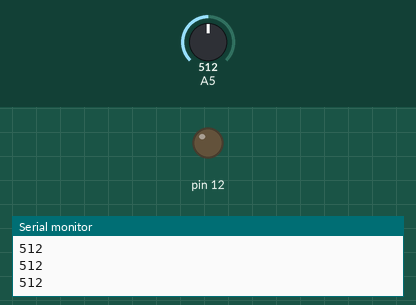
Bench run of a sketch on a simulated Arduino Uno, built with avr-gcc and run on an emulated ATmega328P. On the bench: output pins drawn as LEDs (lit = HIGH), the last lines printed to the serial monitor. Inputs (shaded band) come from the test bench; at power-on: A5 = 512.

Above: at 1.2 s.
1.3 s: A5 set to 524
At 2.5 s:
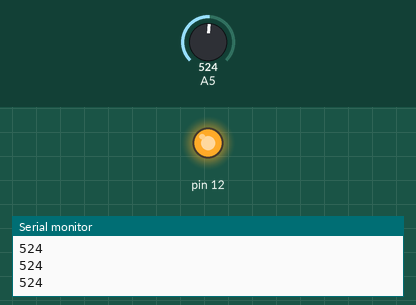
2.8 s: A5 set to 511
At 4.0 s:
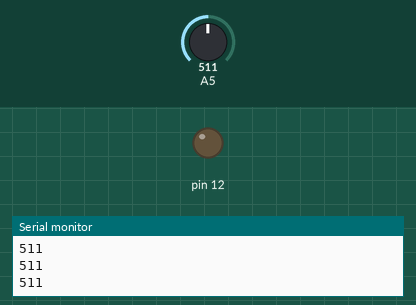
4.3 s: A5 set to 716
At 5.1 s:
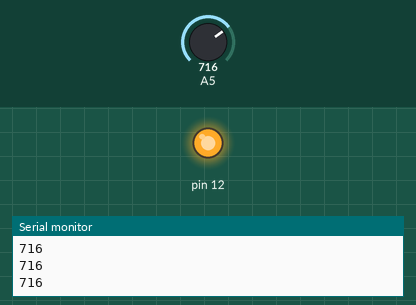
Timing chart, 0 to 7.3 s (numbered marks = the images above; inputs shaded):
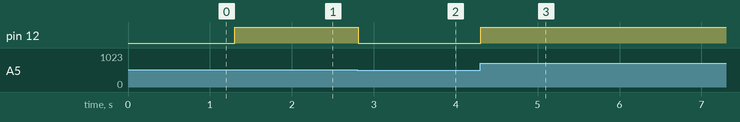

Measured:
- the behaviour switches between 513 and 514 on A5 (found by bisection; images 0 and 1)
- after the input at 1.3 s, pin 12: LOW → HIGH at once
- after the input at 2.8 s, pin 12: HIGH → LOW at once
- after the input at 4.3 s, pin 12: LOW → HIGH at once

The sketch:

variableResistance.ino
```cpp
int val =0;

void setup() {
  Serial.begin(9600);

  pinMode(12,OUTPUT);

}

void loop() {

  val = analogRead(13); // 가변저항으로부터 아날로그 신호를 받을 변수를 선언해준다.
  Serial.println(val);
  val = map(val, 0, 1023, 0, 255); // val의 최댓값을 1023에서 255로 매핑해준다.
   analogWrite(12, val); // 보드에서 아날로그로 쓸수있는 11,10,9,6,5,3번핀(물결표시)중에서 하나를 선택하면 된다.


}
```
